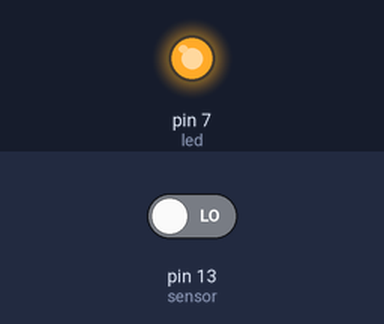
Bench run of a sketch on a simulated Arduino Uno, built with avr-gcc and run on an emulated ATmega328P. On the bench: output pins drawn as LEDs (lit = HIGH). The inputs (shaded band) are chosen by the test bench; at power-on: pin 13 (sensor) LOW. What the sketch prints to the serial monitor is not drawn.

Above: at 0.01 s.
At 22.3 s:
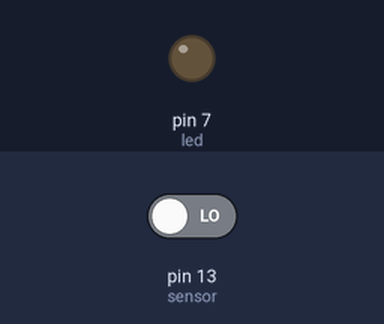
Timing chart, 0 to 23.8 s (numbered marks = the images above):
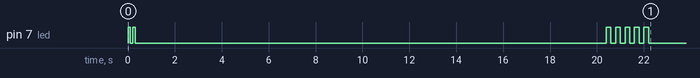

The sketch:

pir_io_analysis.ino
```cpp
/**
 * PIR Sensor
 *
 * Setup: Looking at the 3 pins from the opposite side,
 * GND is the leftmost pin, rightmost is the 5V  and
 * middle pin is data. Data pin is connected to Arduino's
 * pin 13
 *
 * There is also a red LED setup with pin 7
 */

int led = 7;
int sensor = 13;
int calibrationTime = 20;

void setup()
{
    Serial.begin(9600);

    pinMode(sensor, INPUT);
    pinMode(led, OUTPUT);

    flashLed(2, 100);

    //give the sensor some time to calibrate
    Serial.print("calibrating sensor ");
    for(int i = 0; i < calibrationTime; i++){
        Serial.print(".");
        delay(1000);

    }

    flashLed(5, 200);

    Serial.println(" one");
    Serial.println("SENSOR ACTIVE");

    delay(50);
}

void flashLed(int times, int delayTime)
{
    for( int i=0; i < times; i++ ) {
        digitalWrite(led, HIGH);
        delay(delayTime);
        digitalWrite(led, LOW);
        delay(delayTime);
    }
}

void loop()
{
    if( digitalRead(sensor) == HIGH ) {
        Serial.println("There's motion!");
        digitalWrite(led, HIGH);
    } else {
        Serial.println("No motion");
        digitalWrite(led, LOW);
    }
    delay(100);
}
```
